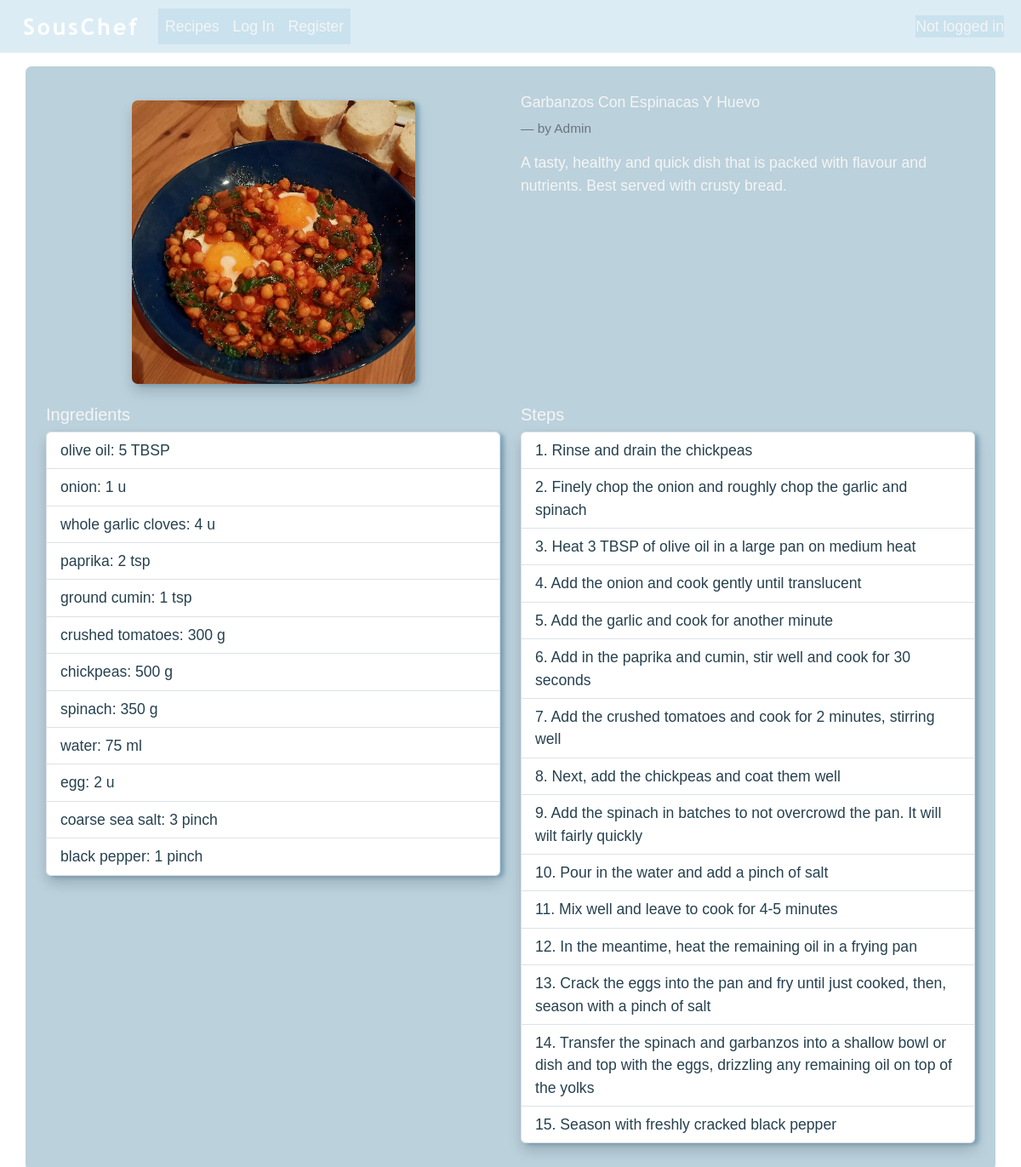
The app's page /recipe/53, older data.
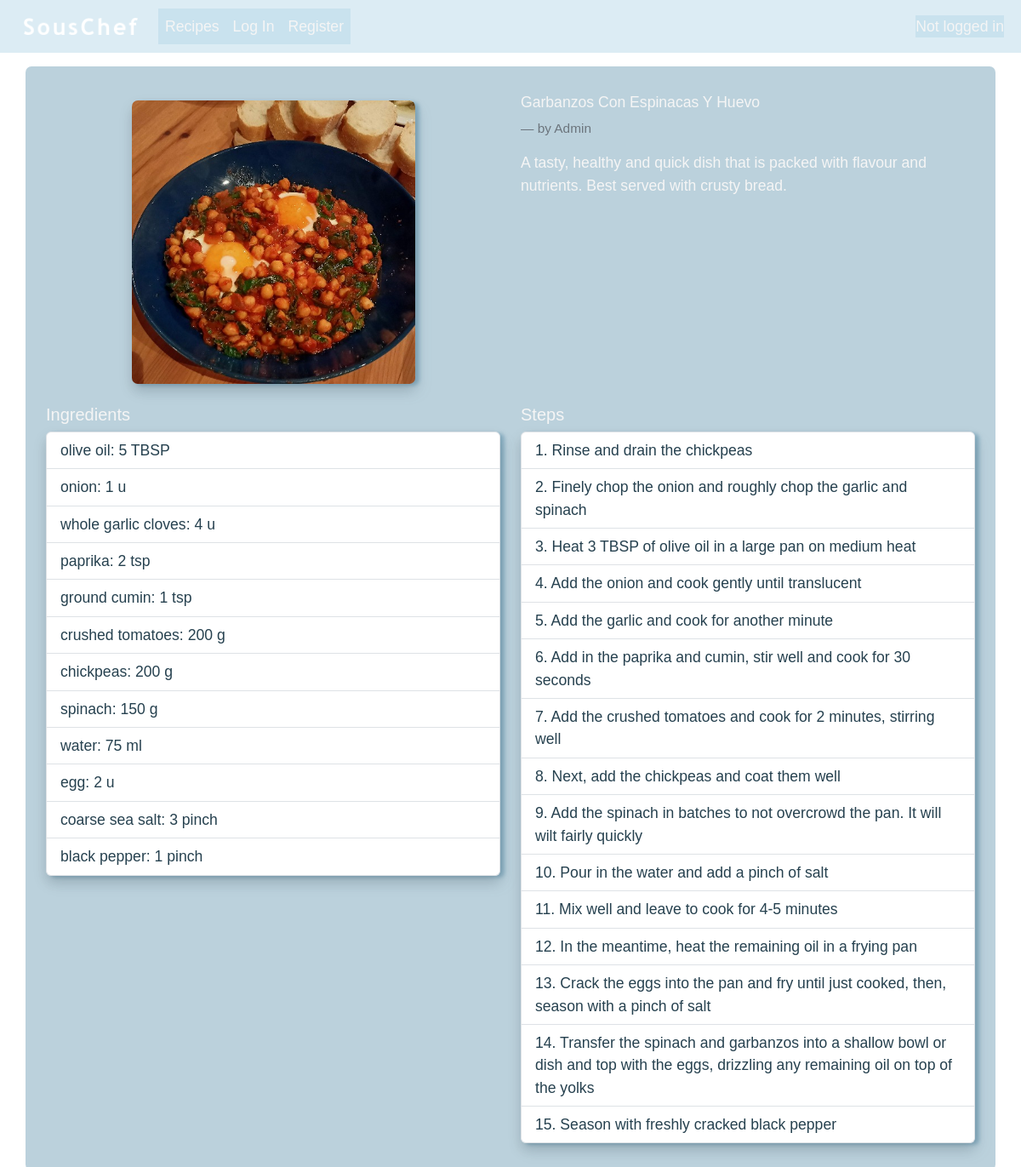
The same page, newer data.
### souschef/models.py (models this page shows, shortened)
class Recipe(models.Model):
    title = models.CharField(max_length=128)
    description = models.TextField()
    ingredients = models.ManyToManyField(Ingredient, through="IngredientPerRecipe")
    image = models.ImageField(upload_to="recipe_pics", null=True, blank=True)
    created_by = models.ForeignKey(User, on_delete=models.CASCADE)
    created_on = models.DateTimeField(auto_now_add=True)

class User(AbstractUser):
    pass

class IngredientPerRecipe(models.Model):
    recipe = models.ForeignKey(Recipe, on_delete=models.CASCADE)
    ingredient = models.ForeignKey(Ingredient, on_delete=models.CASCADE)
    amount = models.DecimalField(max_digits=10, decimal_places=2, validators=[MinValueValidator(0)])
    unit = models.ForeignKey(Unit, on_delete=models.CASCADE)

class Ingredient(models.Model):
    name = models.CharField(max_length=64, blank=False)
    ingredient_id = models.IntegerField(unique=True)
    ingredient_details = models.JSONField(null=True, blank=True)

class Unit(models.Model):
    unit_type = models.CharField(max_length=8)
    def __str__(self):
        return self.unit_type

class Step(models.Model):
    recipe = models.ForeignKey(Recipe, on_delete=models.CASCADE)
    step_number = models.IntegerField(default=1, validators=[MinValueValidator(1)])
    step_text = models.CharField(max_length=256)

### souschef/views.py (the view)
# urls.py: path("recipe/<int:id>", views.recipe, name="recipe"),
def recipe(request, id):
    try:
        recipe = Recipe.objects.get(id=id)
        if request.user.is_authenticated:
            current_user = UserDashboard.objects.get(user_name=request.user)
            favourite = Favourite.objects.filter(user=current_user, favourite_recipe=recipe).exists()
            return render(request, "souschef/recipe.html", {
                "recipe": recipe,
                "favourite": favourite
            })
        else:
            return render(request, "souschef/recipe.html", {
                "recipe": recipe,
            })
    except Recipe.DoesNotExist:
        return HttpResponseRedirect (reverse("recipes"))

### souschef/context_processors.py (called while the page is built)
def date(request):
    today = datetime.datetime.today().date()
    date = datetime.datetime.strftime(today, '%a %d %b %Y')
    return {'date': date}

### souschef/templates/souschef/recipe.html (shortened to what this page needs)
{% extends "SousChef/layout.html" %}
{% load static %}
{% block body %}
    <div class="container bg-custom mt-2 p-4">
        <div class="row justify-content-start">
            <div class="col-12 col-lg-6 d-flex justify-content-center my-2">
                <div>
                    {% if recipe.image %}
                        <img src="{{ recipe.image.url }}" class="img-fluid mx-auto m-2 recipe-image-full shadow" alt="recipe image">
                    {% else %}
                        <img src="{% static 'images/default_pics/default_recipe.png' %}" class="img-fluid mx-auto m-2 recipe-image-full shadow" alt="recipe image">
                    {% endif %}
                </div>
            </div>
            <div class="col my-2">
                <div class="d-flex align-items-center mb-4">
                    <h5 class="card-title mb-0">{{ recipe.title }}</h5>
                </div>
                <div class="">
                    <p class="blockquote-footer">by {{ recipe.created_by }}</p>
                </div>
                 <div>{{ recipe.description }}</div>
            </div>
        </div>
        <div class="row">
            <div class="col-lg-6 col-md-12 my-2">
                <div>
                    <h5>Ingredients</h5>
                    <ul class="list-group shadow">
                        {% for ingredient in recipe.ingredientperrecipe_set.all %}
                            <li class="list-group-item text-darker">
                                <a class="text-darker" href="{% url 'ingredient' ingredient.ingredient.id %}">{{ ingredient.ingredient.name }}</a>: {{ ingredient.amount|floatformat }} {{ ingredient.unit }}
                            </li>
                        {% endfor %}
                    </ul>
                </div>
            </div>
            <div class="col-lg-6 col-md-12 my-2">
                <div>
                    <h5>Steps</h5>
                    <ul class="list-group shadow">
                        {% for step in recipe.step_set.all %}
                            <li class="list-group-item text-darker">
                                {{ step.step_number }}. {{ step.step_text }}
                            </li>
                        {% endfor %}
                    </ul>
                </div>
            </div>
        </div>
    </div>
{% endblock %}

### souschef/templates/souschef/layout.html (shortened to what this page needs)
{% load static %}
<!DOCTYPE html>
<html lang="en">
    <head>
        <link href="https://cdnjs.cloudflare.com/ajax/libs/cropperjs/1.6.2/cropper.css" rel="stylesheet">
        <link href="https://cdn.jsdelivr.net/npm/bootstrap@5.3.3/dist/css/bootstrap.min.css" rel="stylesheet">
        <link href="{% static 'styles.css' %}" rel="stylesheet">
    </head>
    <body>
        <nav class="navbar navbar-expand-lg nav-colours pt-2 mb-3">
            <div class="container-fluid ms-2">
                <a class="navbar-brand" href="{% url 'index' %}">
                    <img src="{% static 'images/souschef.png' %}" alt="Logo" width="150" height="auto" class="d-inline-block p-2">
                </a>
                <div class="collapse navbar-collapse" id="toggle">
                    <ul class="navbar-nav me-auto mb-3 mb-lg-0 nav-colours">
                        <li class="nav-item">
                            <a class="nav-link" href="{% url 'recipes' %}">Recipes</a>
                        </li>
                        {% if user.is_authenticated %}
                            <li class="nav-item">
                                <a class="nav-link" href="{% url 'add_recipe' %}">Add a Recipe</a>
                            </li>
                            <li class="nav-item">
                                <a class="nav-link" href="{% url 'pantry' %}">Pantry</a>
                            </li>
                            <li class="nav-item">
                                <a class="nav-link" href="{% url 'logout' %}">Log Out</a>
                            </li>
                        {% else %}
                            <li class="nav-item">
                                <a class="nav-link" href="{% url 'login' %}">Log In</a>
                            </li>
                            <li class="nav-item">
                                <a class="nav-link" href="{% url 'register' %}">Register</a>
                            </li>
                        {% endif %}
                    </ul>
                    <div class="me-2 nav-colours">
                        {% if user.is_authenticated %}
                            <div class="navbar-text d-flex align-items-center">
                                Logged in as<a class="nav-link custom-ms" href="{% url 'user_dashboard' %}">{{ user.username }}</a>
                            </div>
                        {% else %}
                            <span class="navbar-text">Not logged in</span>
                        {% endif %}
                    </div>
                </div>
            </div>
        </nav>
        {% block body %}
        {% endblock %}
    </body>
</html>

### souschef/static/styles.css (style rules this page uses)
a { text-decoration: none; color: whitesmoke; }
.bg-custom { background-color: rgba(85, 140, 167, 0.4); border-radius: 7px; min-height: 300px; }
body { background-image: url("/static/images/background.jpg"); background-position: center; background-repeat: repeat; background-attachment: fixed; background-size: 2000px; color: whitesmoke; font-family: 'sofiapro-light', 'Helvetica', 'Arial', sans-serif; font-size: 1.1rem; }
.card-title { font-size: 1.1rem; }
.nav-colours { background-color: rgba(177, 213, 231, 0.45); }
.navbar-text { color: whitesmoke; }
.nav-link { color: whitesmoke !important; }
.recipe-image-full { height: auto; width: 333px; border-radius: 7px; }
.shadow { filter: drop-shadow(5px 2px 2px #558ca780); }
.text-darker { color: #26414f; }
ul { list-style: none; padding-left: 0.1rem; }

Row changes from the older to the newer data that the page shows:
changed IngredientPerRecipe "crushed tomatoes": amount "300" → "200"
changed IngredientPerRecipe "chickpeas": amount "500" → "200"
changed IngredientPerRecipe "spinach": amount "350" → "150"
